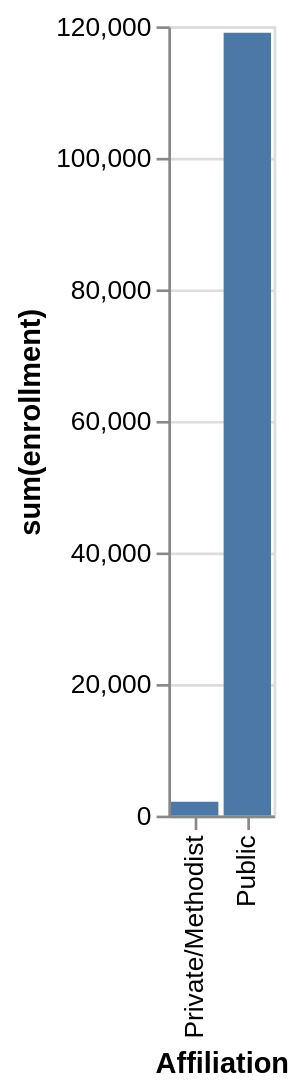

The Vega-Lite source for this figure:
### Vega-Lite specification from a JSON file in a GitHub repository (floating-point values rounded to 4 significant figures)
{"data": {"values": [{"x_data": "Private/Methodist", "y_data": 2100}, {"x_data": "Public", "y_data": 119027}]}, "mark": "bar", "encoding": {"x": {"field": "x_data", "type": "nominal", "title": "Affiliation", "sort": "ascending"}, "y": {"field": "y_data", "type": "quantitative", "title": "sum(enrollment)"}}}
